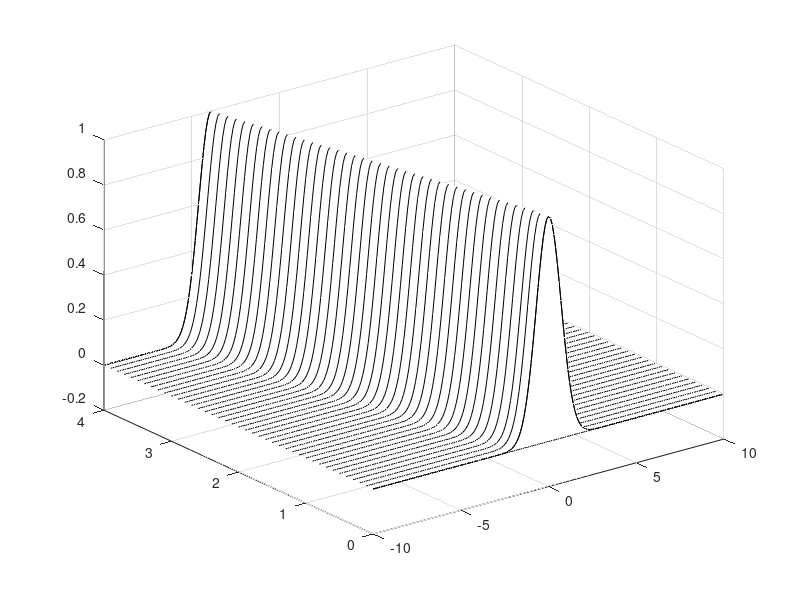

Write MATLAB code to recreate this figure.
clear all; close all; clc
% ========Question==========
% For practice work the following equations:
% In the code presented in class, construct a first derivative 
% matrix which has pinned u(0)=u(L)=0 boundary conditions instead 
% of periodic boundary conditions.
% Verify that the Euler scheme for time-stepping the one-way 
% wave equation is independent of the boundary conditions. Take 
% the derivative matrix with u(0)=u(L)=0 boundary conditions instead of 
% periodic boundary conditions and implement this into the Euler 
% stepping scheme to demonstrate that blow-up still happens.
% ==========================


% initialize grid size, time, and CFL number
Time=4;
L=20;
n=200;
x2=linspace(-L/2,L/2,n+1); 
x=x2(1:n);
dx=x(2)-x(1);
dt=0.1;

CFL=dt/dx 
time_steps=Time/dt; 
t=0:dt:Time;

% sparse matrix for derivative term 
e1=ones(n,1);
A=spdiags([-e1 e1],[-1 1],n,n); 
A(1,n)=-1; A(n,1)=1; % if non-periodic so we dont need it

% initial conditions 
u0=exp(-(x).^2).'; 
u1=exp(-(x+dt).^2).'; 
usol(:,1)=u0; 
usol(:,2)=u1;
% break

% break
% leap frog (2,2) or euler iteration scheme 
for j=1:length(t)-2
% u1 = u0 + (CFL/2)*A*u0 ; % Euler
% u0 = u1;%  Euler
% usol(:,j+1)=u0;
 u2 = u0 + CFL*A*u1; % leap frog (2,2)
 u0 = u1; u1 = u2;% leep frog (2,2)
usol(:,j+2)=u0; 
end

% plot the data 
waterfall(x,t,usol'); 
map=[0 0 0]; 
colormap(map);